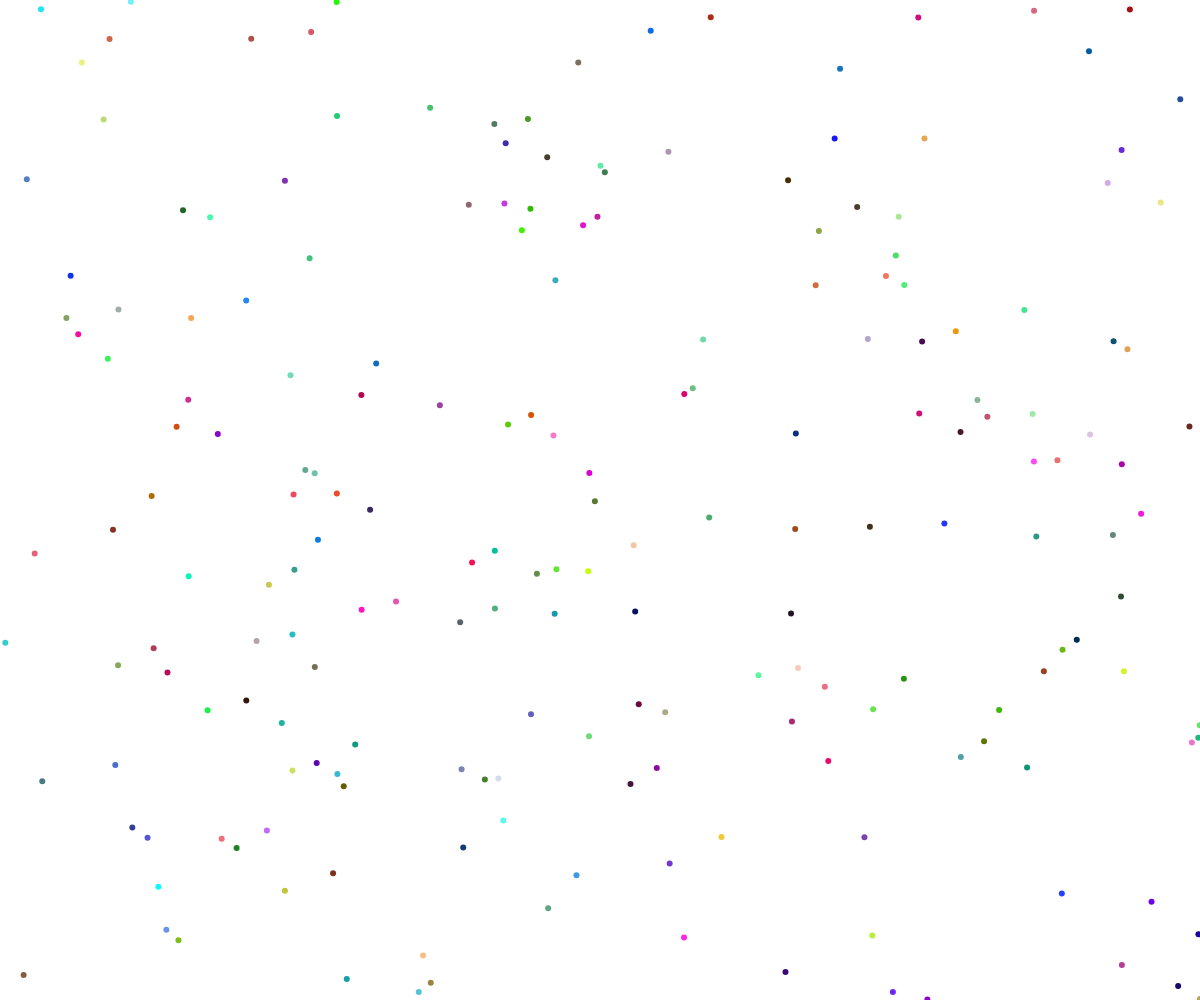
Frame 1 (no input)
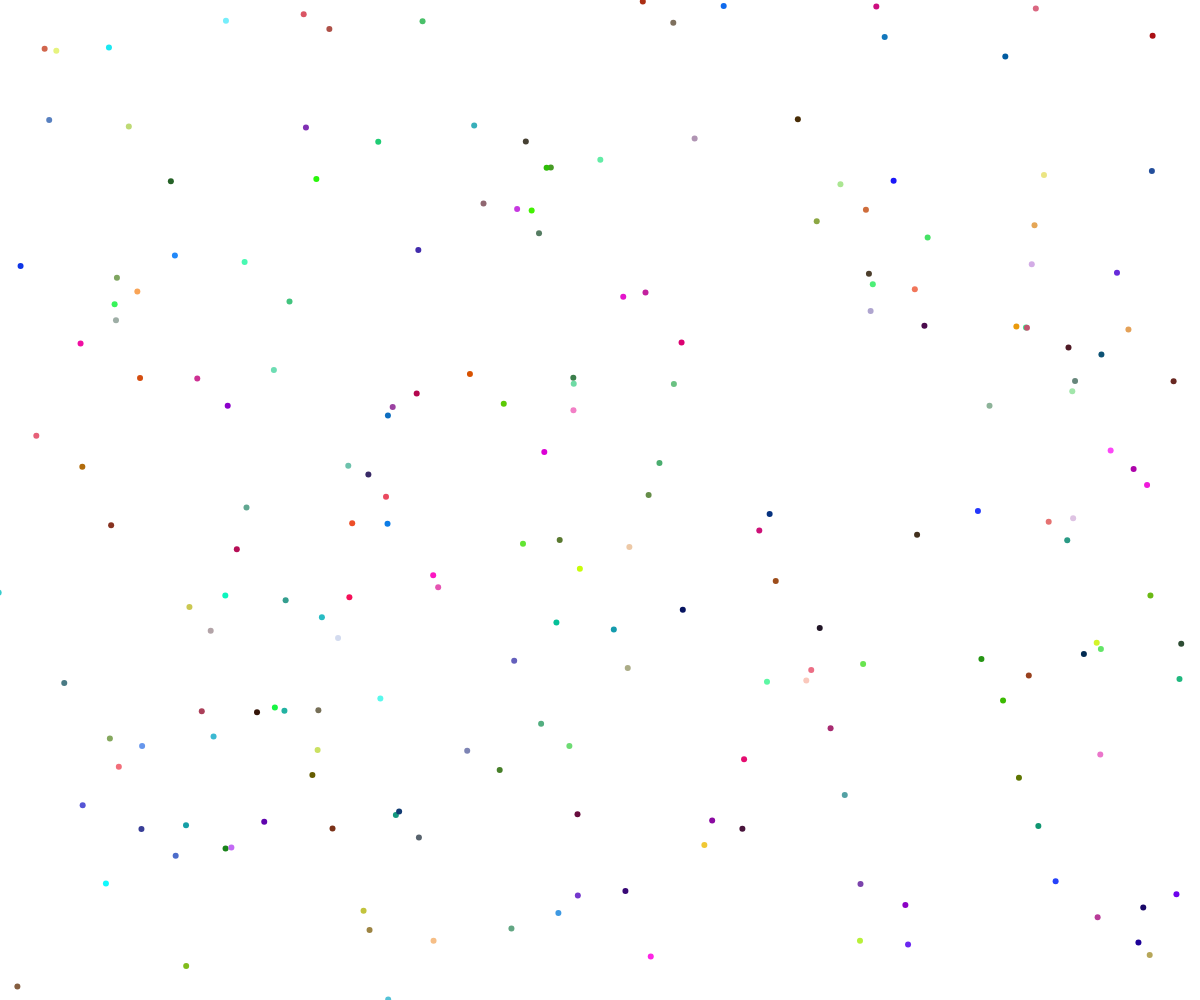
Frame 60 (no input)
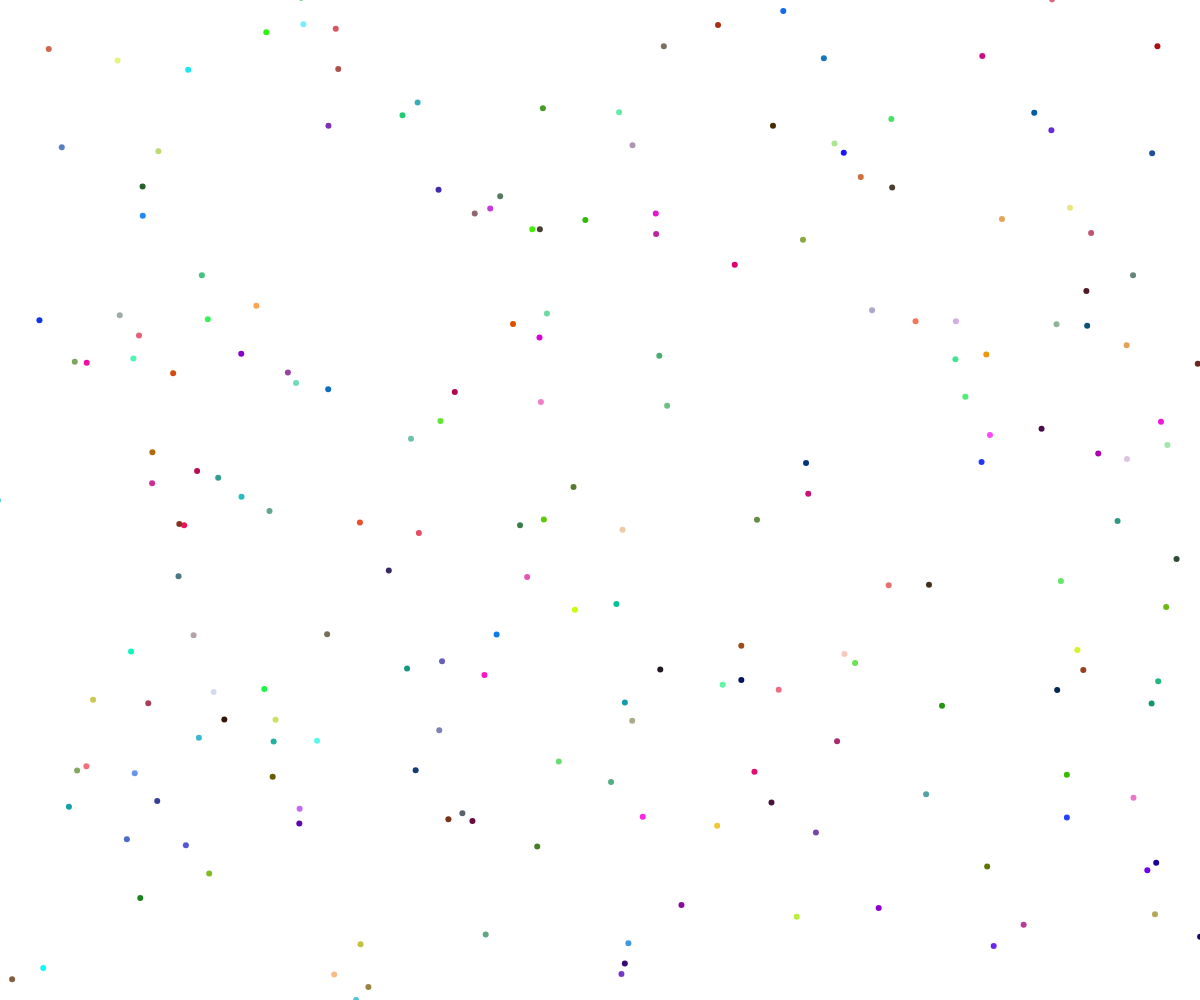
Frame 120 (the mouse pressed at the canvas centre since frame 60)

The p5.js sketch that drew these frames (run headless with seeded random() and noise() and a simulated clock; from frame 60 on, the mouse is pressed at the canvas centre):

// p5.js sketch
// ── sketch.js
let w = [];
let num = 200;

function setup() {
  createCanvas(windowWidth, windowHeight);
  for (let i = 0; i < num; i++) {
    w.push(new Wanderer());
  }
  noStroke();
}

function draw() {
  background(255);
  for (let i = 0; i < w.length; i++) {
    w[i].paint();
    w[i].wander();
  }
}


class Wanderer {
  constructor() {
    this.x = random(width);
    this.y = random(height);
    this.a = random(TWO_PI);
    this.seed = round(random(-9999999, 9999999));
    this.speed = random(2, 4);
    this.fillColor = randomColor();
  }

  wander() {
    this.x += cos(this.a) * this.speed;
    this.y += sin(this.a) * this.speed;

    noiseSeed(this.seed);
    this.a += noise(millis() / 900) - 0.5;

    // bounce
    if (this.x < 0 || this.x > width || this.y < 0 || this.y > height) {
      this.a += PI;
    }
  }

  paint() {
    fill(this.fillColor);
    ellipse(this.x, this.y, 6, 6);
  }
}

function randomColor() {
  let r = random(255);
  let g = random(255);
  let b = random(255);
  let c = color(r, g, b);
  return c;
}
